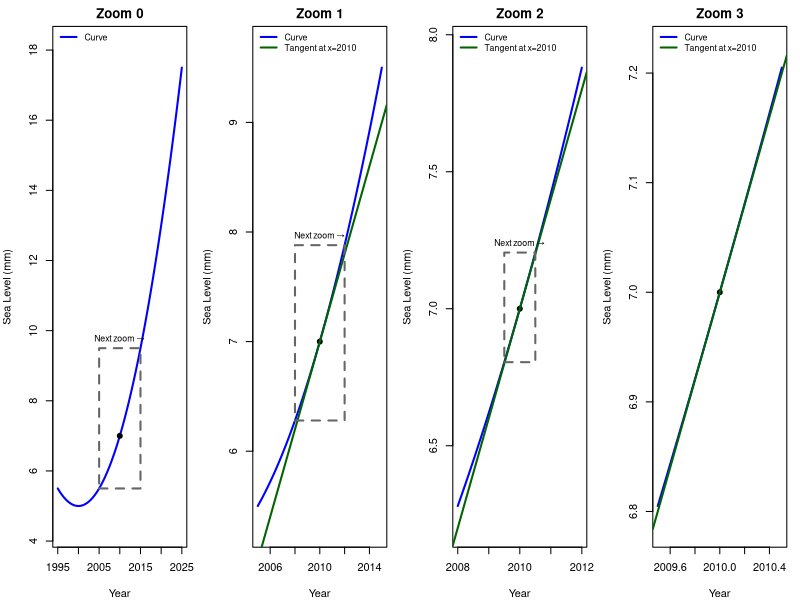
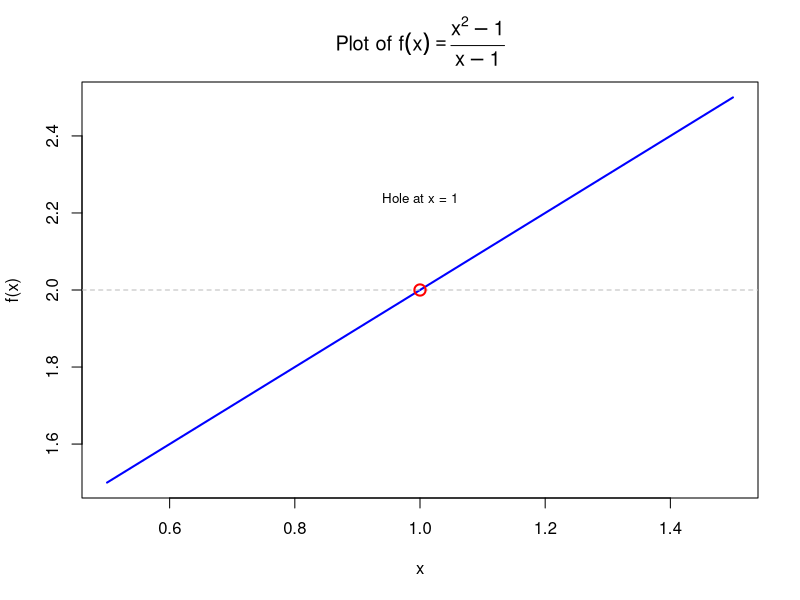
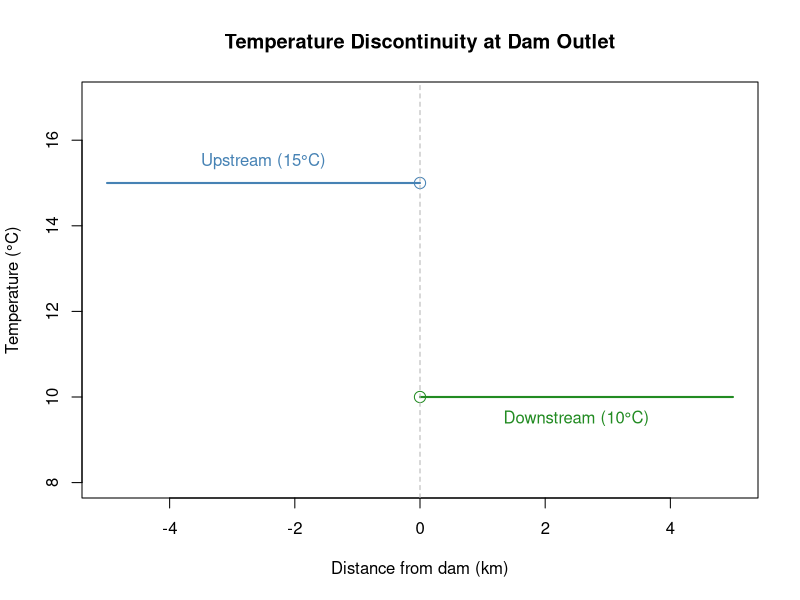
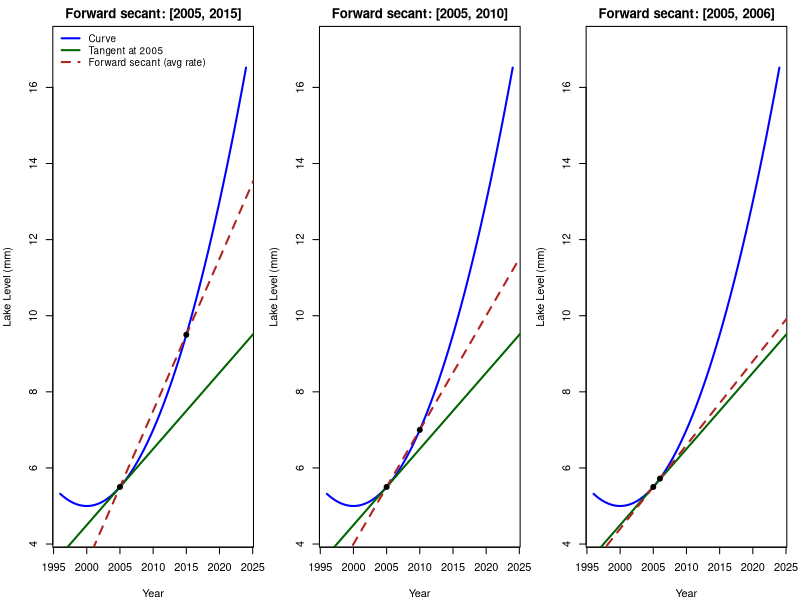
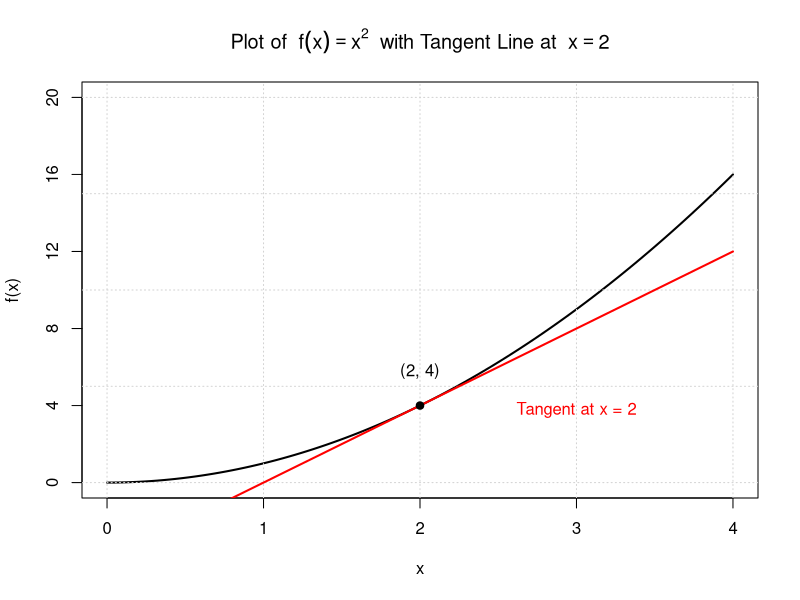
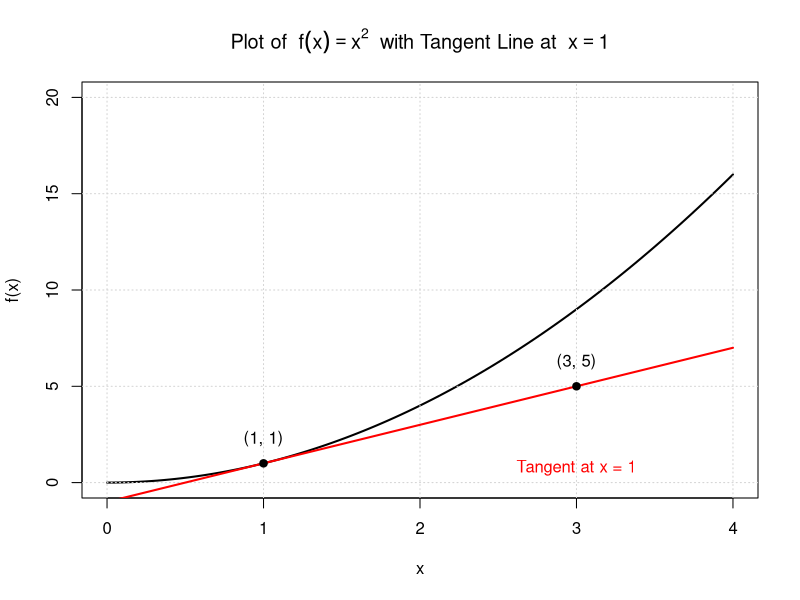
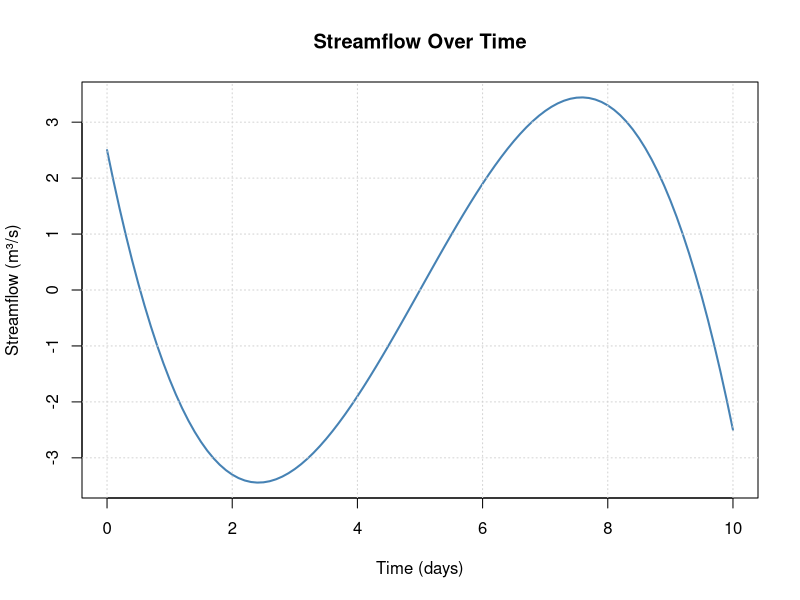
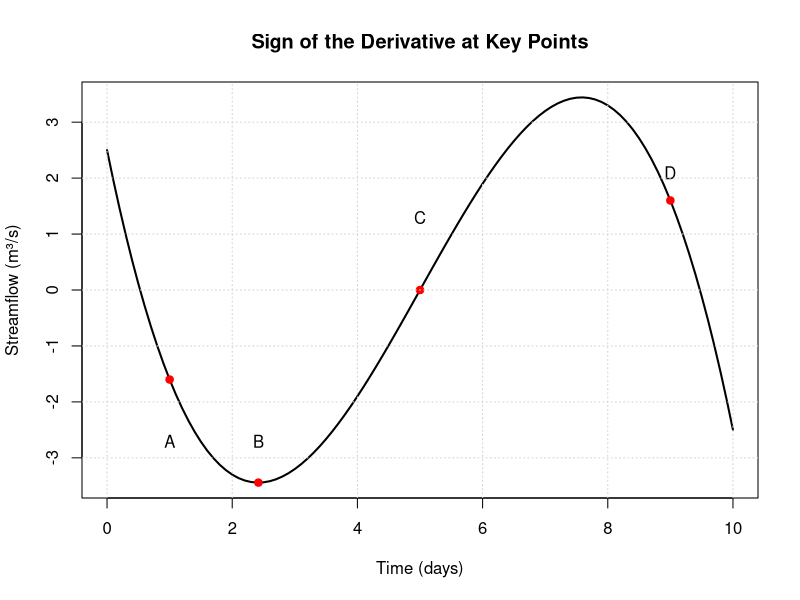

Write R code to recreate these figures, in order.
## ---- chunk 1
knitr::kable(
  data.frame(
    `Math / Physics / Data / Context` = c(
      "Rate of change",
      "Slope of the tangent line",
      "Instantaneous rate",
      "Velocity",
      "Acceleration",
      "Gradient",
      "Marginal change",
      "Slope at a point",
      "Rise over run",
      "Delta Y / Delta X"
    ),
    `Environmental / Applied / Context` = c(
      "Growth rate",
      "Decay rate",
      "Reaction rate",
      "Flux",
      "Turnover rate",
      "Loss rate / Gain rate",
      "Change per unit time",
      "Response rate",
      "Uptake rate",
      "First difference"
    )
  ),
  caption = "Terms Across Disciplines That Represent Derivatives",
  booktabs = TRUE
)
## ---- chunk 2
# --- Setup a smooth "sea level" curve and its derivative (for the tangent) ---
f      <- function(x) 0.02*(x - 2000)^2 + 5
fprime <- function(x) 0.04*(x - 2000)

# Focal point for zooming/tangent
x0 <- 2010
y0 <- f(x0)
m0 <- fprime(x0)

# Windows for the 4 panels: full -> zoom1 -> zoom2 -> zoom3
wins <- list(
  c(1995, 2025),
  c(2005, 2015),
  c(2008, 2012),
  c(2009.5, 2010.5)
)

# Helper: y-limits with a little padding for a given x-window
ylims_for_window <- function(w) {
  xs <- seq(w[1], w[2], length.out = 400)
  ys <- f(xs)
  pad <- 0.05 * diff(range(ys))
  c(min(ys) - pad, max(ys) + pad)
}

# Base plotting layout
op <- par(mfrow = c(1, 4), mar = c(4, 4, 2, 1))

for (i in seq_along(wins)) {
  xr <- wins[[i]]
  yr <- ylims_for_window(xr)

  # Plot curve
  plot(NA, xlim = xr, ylim = yr, xlab = "Year", ylab = "Sea Level (mm)",
       main = paste("Zoom", i - 1))
  xs <- seq(xr[1], xr[2], length.out = 800)
  lines(xs, f(xs), col = "blue", lwd = 2)
  points(x0, y0, pch = 19)

  # Add tangent line for panels 2-4
  if (i >= 2) {
    abline(a = y0 - m0 * x0, b = m0, col = "darkgreen", lwd = 2)
    legend("topleft",
           legend = c("Curve", "Tangent at x=2010"),
           col = c("blue", "darkgreen"),
           lty = c(1, 1), lwd = c(2, 2), bty = "n", cex = 0.8)
  } else {
    legend("topleft",
           legend = c("Curve"),
           col = c("blue"),
           lty = c(1), lwd = c(2), bty = "n", cex = 0.8)
  }

  # Draw a "zoom box" pointing to the next panel's window (for panels 1-3)
  if (i < length(wins)) {
    next_xr <- wins[[i + 1]]
    # Choose y-range of the box based on curve over the next x-range,
    # but clamp to current panel's y-range
    xs_box <- seq(next_xr[1], next_xr[2], length.out = 200)
    ys_box <- f(xs_box)
    y_min <- max(min(ys_box), yr[1])
    y_max <- min(max(ys_box), yr[2])
    rect(next_xr[1], y_min, next_xr[2], y_max,
         border = "gray40", lty = 2, lwd = 2)
    text(mean(next_xr), y_max, labels = "Next zoom →", pos = 3, cex = 0.8)
  }
}

par(op)
## ---- chunk 3
# Define the function
f <- function(x) {
  (x^2 - 1) / (x - 1)
}

# Create x values avoiding x = 1 to prevent division by zero
x_vals <- seq(0.5, 1.5, length.out = 100)
x_vals <- x_vals[x_vals != 1]

# Evaluate the function
y_vals <- f(x_vals)

# Plot the function
plot(x_vals, y_vals, type = "l", lwd = 2, col = "blue",
     xlab = "x", ylab = "f(x)",
     main = expression("Plot of " * f(x) == frac(x^2 - 1, x - 1)))

# Add a dashed horizontal line for the limit value
abline(h = 2, col = "gray", lty = 2)

# Add the hole at x = 1
points(1, 2, pch = 1, col = "red", cex = 1.5, lwd = 2)
text(1, 2.2, labels = "Hole at x = 1", pos = 3, cex = 0.8)
## ---- chunk 4
plot(NULL, xlim = c(-5, 5), ylim = c(8, 17), 
     xlab = "Distance from dam (km)", ylab = "Temperature (°C)", 
     main = "Temperature Discontinuity at Dam Outlet")

# Upstream: constant 15°C for x < 0
segments(-5, 15, 0, 15, col = "steelblue", lwd = 2)

# Downstream: constant 10°C for x > 0
segments(0, 10, 5, 10, col = "forestgreen", lwd = 2)

# Open circles at x = 0
points(0, 15, pch = 1, cex = 1.5, col = "steelblue")
points(0, 10, pch = 1, cex = 1.5, col = "forestgreen")

text(-2.5, 15.5, "Upstream (15°C)", col = "steelblue")
text(2.5, 9.5, "Downstream (10°C)", col = "forestgreen")
abline(v = 0, col = "gray70", lty = 2)
## ---- chunk 5
# Smooth "Lake level" curve and derivative (for tangent)
f      <- function(x) 0.02*(x - 2000)^2 + 5
fprime <- function(x) 0.04*(x - 2000)  # derivative of f

# Focal point for forward approximations
x0 <- 2005
y0 <- f(x0)
m_tan <- fprime(x0)

# Forward secant endpoints for each panel
xR_list <- c(2015, 2010, 2006)  # 10-year, 5-year, 1-year forward intervals

# Common plot window
xr <- c(1996, 2024)
xs <- seq(xr[1], xr[2], length.out = 1000)
ys <- f(xs)
yr <- range(ys); pad <- 0.05 * diff(yr); yr <- c(yr[1]-pad, yr[2]+pad)

op <- par(mfrow = c(1, 3), mar = c(4,4,2,1))
for (i in seq_along(xR_list)) {
  xR <- xR_list[i]
  yR <- f(xR)

  # Forward secant slope (average rate on [x0, xR])
  m_sec <- (yR - y0) / (xR - x0)

  # Panel title text
  title_txt <- paste0("Forward secant: [", x0, ", ", xR, "]")

  # Plot curve
  plot(NA, xlim = xr, ylim = yr, xlab = "Year", ylab = "Lake Level (mm)",
       main = title_txt)
  lines(xs, ys, col = "blue", lwd = 2)

  # Tangent line at x0
  abline(a = y0 - m_tan * x0, b = m_tan, col = "darkgreen", lwd = 2)

  # Forward secant line through (x0,y0) and (xR,yR)
  abline(a = y0 - m_sec * x0, b = m_sec, col = "firebrick", lty = 2, lwd = 2)

  # Mark points
  points(c(x0, xR), c(y0, yR), pch = 19)


  # Legend only on the first panel
  if (i == 1) {
    legend("topleft",
           legend = c("Curve", "Tangent at 2005", "Forward secant (avg rate)"),
           col = c("blue", "darkgreen", "firebrick"),
           lty = c(1,1,2), lwd = c(2,2,2), bty = "n", cex = 0.9)
  }
}
par(op)
## ---- chunk 6
# Define the function and its derivative
f <- function(x) x^2
f_prime <- function(x) 2 * x  # Derivative of f(x) = x^2

# Point of tangency
x0 <- 2
y0 <- f(x0)
slope <- f_prime(x0)

# Tangent line function
tangent <- function(x) slope * (x - x0) + y0

# Plot the function with custom axes and ticks
curve(f(x), from = 0, to = 4, lwd = 2,
      xlab = "x", ylab = "f(x)",
      main = expression("Plot of " ~ f(x) == x^2 ~ " with Tangent Line at " ~ x == 2),
      ylim = c(0, 20), yaxt = "n")
axis(2, at = seq(0, 20, by = 4))  # Custom y-axis ticks
grid()

# Add the tangent line
curve(tangent(x), from = 0, to = 4, add = TRUE, col = "red", lwd = 2, lty = 1)

# Mark the point of tangency
points(x0, y0, pch = 19)
text(x0, y0 + 1, labels = "(2, 4)", pos = 3)
text(3, y0 - 1, labels = "Tangent at x = 2", pos = 3, col = "red")
## ---- chunk 7
# Define the function and its derivative
f <- function(x) x^2
f_prime <- function(x) 2 * x  # Derivative of f(x) = x^2

# Point of tangency
x0 <- 1
y0 <- f(x0)
slope <- f_prime(x0)

# Tangent line function
tangent <- function(x) slope * (x - x0) + y0

# Plot the function with custom axes and ticks
curve(f(x), from = 0, to = 4, lwd = 2,
      xlab = "x", ylab = "f(x)",
      main = expression("Plot of " ~ f(x) == x^2 ~ " with Tangent Line at " ~ x == 1),
      ylim = c(0, 20), yaxt = "n")
axis(2, at = seq(0, 20, by = 5))  # Custom y-axis ticks
grid()

# Add the tangent line
curve(tangent(x), from = 0, to = 4, add = TRUE, col = "red", lwd = 2, lty = 1)

# Mark the point of tangency
points(x0, y0, pch = 19)
text(x0, y0 + 0.5, labels = "(1, 1)", pos = 3)
points(3, 5, pch = 19)
text(3, 5.5, labels = "(3, 5)", pos = 3)
text(3, y0 - 1, labels = "Tangent at x = 1", pos = 3, col = "red")
## ---- chunk 8
curve(-0.1*(x - 5)^3 + 2*(x - 5), from = 0, to = 10, 
      xlab = "Time (days)", ylab = "Streamflow (m³/s)", 
      main = "Streamflow Over Time", col = "steelblue", lwd = 2)
grid()
## ---- chunk 9
curve(-0.1*(x - 5)^3 + 2*(x - 5), from = 0, to = 10, 
      xlab = "Time (days)", ylab = "Streamflow (m³/s)", 
      main = "Sign of the Derivative at Key Points", col = "black", lwd = 2)
points(c(1, 2.41801, 5, 9), 
       -0.1*(c(1, 2.41801, 5, 9) - 5)^3 + 2*(c(1, 2.41801, 5, 9) - 5), 
       pch = 19, col = "red")
text(c(1, 2.41801, 5, 9), c(-3, -3, 1, 1.8), labels = c("A", "B", "C", "D"), pos = 3)
grid()
## ---- chunk 10
# Define a more complex function
f <- function(x) sin(x/2) + 0.05*(x - 5)^2

# Plot settings
xr <- c(0, 20)
xs <- seq(xr[1], xr[2], length.out = 800)
ys <- f(xs)
yr <- range(ys); pad <- 0.1*diff(yr); yr <- c(yr[1]-pad, yr[2]+pad)

# Plot the curve
plot(xs, ys, type = "l", lwd = 2, col = "blue",
     xlab = "x", ylab = "f(x)",
     main = "Sketch Tangent Lines at Different Points")
grid()

## ---- chunk 11
par(mfrow = c(1, 2))
f <- function(x) -0.1*(x - 5)^3 + 2*(x - 5)
f_prime <- function(x) -0.3*(x - 5)^2 + 2

curve(f(x), from = 0, to = 10, 
      xlab = "x", ylab = "f(x)", 
      main = "Function: A", col = "blue", lwd = 2)

curve(f_prime(x), from = 0, to = 10, 
      xlab = "x", ylab = "f'(x)", 
      main = "Function: B", col = "red", lwd = 2)
## ---- chunk 12
# Tidal height model over 24 hours (semi-diurnal with a small inequality term)
t <- seq(0, 24, length.out = 1000)  # time in hours

# Fundamental tidal period ~12.42 h; we approximate with 12.4 h
omega1 <- 2*pi/12.4      # main semi-diurnal component
omega2 <- 2*pi/24        # small diurnal inequality

# Tidal height function (arbitrary units, e.g., meters)
H <- function(t) {
  1.2*sin(omega1*(t - 1.5)) +     # main tide
    0.3*sin(omega2*(t + 2)) +     # small inequality/asymmetry
    0.1*cos(2*omega1*t) +         # harmonic to sharpen peaks a bit
    2.0                            # mean sea level offset
}

h <- H(t)

# Plot
plot(t, h, type = "l", lwd = 2, col = "blue",
     xlab = "Time (hours)", ylab = "Tide Height (m, relative)",
     main = "Tidal Height Over 24 Hours")
grid()

# Add light vertical guides every 3 hours for reading times
abline(v = seq(0, 24, by = 3), col = rgb(0,0,0,0.1), lty = 1)

# Optional: uncomment to label hours on the x-axis at 0, 6, 12, 18, 24
# axis(1, at = seq(0, 24, by = 6))
## ---- chunk 13
# Forest biomass over time (arbitrary units)
# Use a logistic curve (captures rising -> inflection -> flattening)
K  <- 100        # carrying capacity (plateau biomass)
r  <- 0.18       # intrinsic growth rate
t0 <- 20         # inflection time (switch from concave up to concave down)

B <- function(t) K / (1 + exp(-r*(t - t0)))  # logistic biomass

# Time window
t <- seq(0, 50, length.out = 800)
b <- B(t)

# Base plot
plot(t, b, type = "l", lwd = 2, col = "forestgreen",
     xlab = "Time (years)", ylab = "Forest Biomass (Million tons of Carbon)",
     main = "Forest Biomass Over Time")
grid()

# Optional light guides to help discussion (toggle)
show_guides <- FALSE  # set to TRUE for gentle annotations

if (isTRUE(show_guides)) {
  # Inflection point: logistic switches from concave up to concave down
  t_inflect <- t0
  b_inflect <- B(t_inflect)

  # Shade early (mostly rising & accelerating), mid (curving downward), late (flattening)
  rect(0, par("usr")[3], t_inflect, par("usr")[4],
       col = rgb(0, 0.5, 0, 0.06), border = NA)
  rect(t_inflect, par("usr")[3], 40, par("usr")[4],
       col = rgb(0.5, 0.3, 0, 0.06), border = NA)
  rect(40, par("usr")[3], 50, par("usr")[4],
       col = rgb(0, 0, 0.5, 0.06), border = NA)

  # Mark inflection and near-plateau guide
  points(t_inflect, b_inflect, pch = 19, col = "gray30")
  abline(v = t_inflect, col = "gray60", lty = 2)
  abline(h = K, col = "gray70", lty = 3)

  # Labels
  text(10, B(10), "Rising (derivative > 0)", pos = 3, cex = 0.9, col = "darkgreen")
  text(28, B(28), "Curving downward\n(decelerating growth,\nsecond derivative < 0)",
       pos = 3, cex = 0.85, col = "sienna4")
  text(45, K, "Flattening (derivative → 0)", pos = 3, cex = 0.9, col = "navy")
}
## ---- chunk 14
# Create sequence
time <- seq(0, 10, length.out = 200)

# Graph A: Linear growth
growth_A <- 2 * time

# Graph B: Logistic/S-curve (best match for invasive plant story)
growth_B <- 100 / (1 + exp(-1.2 * (time - 5)))  # logistic curve

# Graph C: Sharp growth then crash
growth_C <- ifelse(time < 5, 10 * time, 50 - 8 * (time - 5))

# Plot all three
par(mfrow = c(1, 3))

plot(time, growth_A, type = "l", lwd = 2, col = "steelblue",
     xlab = "Time", ylab = "Coverage", main = "Graph A: Linear Growth")

plot(time, growth_B, type = "l", lwd = 2, col = "forestgreen",
     xlab = "Time", ylab = "Coverage", main = "Graph B: Logistic Growth")

plot(time, growth_C, type = "l", lwd = 2, col = "firebrick",
     xlab = "Time", ylab = "Coverage", main = "Graph C: Growth Then Drop")


## ---- chunk 15
curve(100 - 2*x - 0.1*x^2, from = 0, to = 20,
      xlab = "Years since 2000", ylab = "Area (km\u00B2)",
      main = "Glacier Area Over Time", col = "steelblue", lwd = 2)
grid()
## ---- chunk 16
f <- function(t) 100 - 2*t - 0.1*t^2
curve(f(x), from = 0, to = 20,
      xlab = "Years since 2000", ylab = "Area (km\u00B2)",
      main = "Glacier Area with Secant Line", col = "steelblue", lwd = 2)
segments(5, f(5), 15, f(15), col = "red", lwd = 2, lty = 2)
points(c(5, 15), c(f(5), f(15)), pch = 19, col = "red")
grid()
## ---- chunk 17
curve(15 + 2*sin(0.5*x), from = 0, to = 10,
      xlab = "Days", ylab = "Temperature (\u00B0C)",
      main = "Stream Temperature Over Time", col = "steelblue", lwd = 2)
grid()
## ---- chunk 18
set.seed(123)
par(mfrow = c(2,3), mar = c(4,4,2,1))

# x grid for plotting
x <- seq(0, 5, length.out = 300)

# Define five functions
funs <- list(
  A = function(x) x^2,
  B = function(x) -x^2 + 6,
  C = function(x) sin(x),
  D = function(x) cos(x) + 2,
  E = function(x) exp(0.3 * x)
)

# Helper to draw one panel
draw_panel <- function(fname, f) {
  y <- f(x)
  plot(x, y, type = "l", lwd = 2, col = "steelblue",
       xlab = "x", ylab = "y", main = paste("Graph", fname))
  # red point at x = 2
  y2 <- f(2)
  points(2, y2, pch = 19, col = "red")
}

# Plot the five graphs
nm <- names(funs)
for (i in seq_along(funs)) {
  draw_panel(nm[i], funs[[i]])
}

# Fill the 6th panel with a prompt
plot.new(); title(main = "Match each graph to a slope")

par(mfrow = c(1,1))

## ---- chunk 19
curve(30*exp(-0.3*x), from=0, to=10,
      xlab = "Days since rainfall", ylab = "Soil Moisture (%)",
      main = "Soil Moisture Decay", col = "saddlebrown", lwd = 2)
grid()
